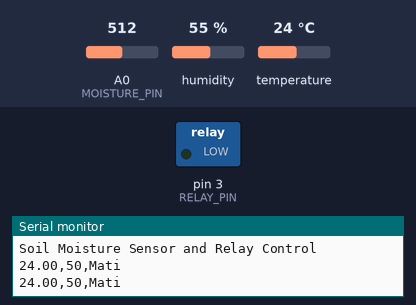
Recording of a sketch running on a simulated Arduino Uno, built with avr-gcc and run on an emulated ATmega328P. Shown: switched loads named in the sketch (green lamp = pin HIGH), the last lines printed to the serial monitor. The inputs (shaded band) are chosen by the test bench; at power-on: A0 (MOISTURE_PIN) = 512, humidity 55 %, temperature 24 °C.

Above: at 2.8 s.
2.9 s: A0 (MOISTURE_PIN) set to 229
5.6 s: A0 (MOISTURE_PIN) set to 203
At 6.8 s:
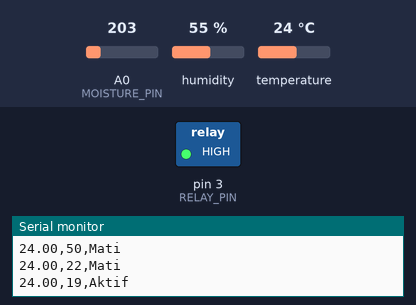
8.3 s: A0 (MOISTURE_PIN) set to 306
At 10.5 s:
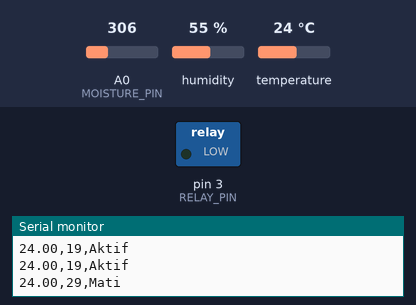
11.6 s: A0 (MOISTURE_PIN) set to 122
At 12.9 s:
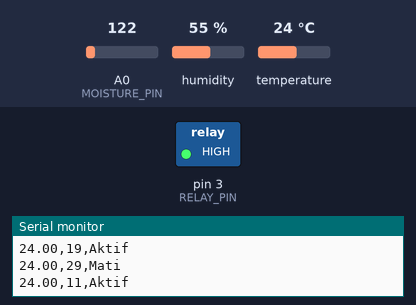
Timing chart, 0 to 14.6 s (numbered marks = the images above; inputs shaded):
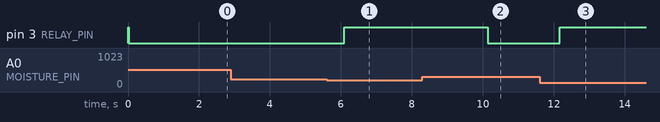

The sketch:

pompaAIR.ino
```cpp
#include <DHT.h>

// Konfigurasi DHT Sensor
#define DHTPIN 2       // Pin digital untuk DHT
#define DHTTYPE DHT11  // Pilihan: DHT11, DHT22, atau DHT21
DHT dht(DHTPIN, DHTTYPE);

// Konfigurasi Soil Moisture Sensor
#define MOISTURE_PIN A0  // Pin analog untuk kelembapan tanah
#define RELAY_PIN 3      // Pin digital untuk relay (diubah ke pin 3)

// Fungsi untuk menentukan status pompa berdasarkan suhu dan kelembapan tanah
void kontrolPompa(float suhu, int kelembapanTanah) {
  if (suhu >= 15 && suhu < 20) {
    if (kelembapanTanah <= 20) { // Kelembapan tanah rendah (lebih kering)
      digitalWrite(RELAY_PIN, HIGH);  // Pompa aktif (tanah kering)
    } else {
      digitalWrite(RELAY_PIN, LOW); // Pompa mati (tanah lembab)
    }
  } else if (suhu >= 20 && suhu < 25) {
    if (kelembapanTanah <= 20) { // Kelembapan tanah rendah (lebih kering)
      digitalWrite(RELAY_PIN, HIGH);  // Pompa aktif (tanah kering)
    } else {
      digitalWrite(RELAY_PIN, LOW); // Pompa mati (tanah lembab)
    }
  } else if (suhu >= 25 && suhu < 30) {
    if (kelembapanTanah <= 20) { // Kelembapan tanah rendah (lebih kering)
      digitalWrite(RELAY_PIN, HIGH);  // Pompa aktif (tanah kering)
    } else {
      digitalWrite(RELAY_PIN, LOW); // Pompa mati (tanah lembab)
    }
  } else if (suhu >= 30 && suhu < 35) {
    if (kelembapanTanah <= 20) { // Kelembapan tanah rendah (lebih kering)
      digitalWrite(RELAY_PIN, HIGH);  // Pompa aktif (tanah kering)
    } else {
      digitalWrite(RELAY_PIN, LOW); // Pompa mati (tanah lembab)
    }
  }
}

void setup() {
  // Inisialisasi Serial Monitor
  Serial.begin(9600);
  Serial.println("Soil Moisture Sensor and Relay Control");

  // Mulai sensor DHT
  dht.begin();

  // Atur pin relay sebagai output
  pinMode(RELAY_PIN, OUTPUT);
  digitalWrite(RELAY_PIN, HIGH); // Matikan relay di awal (relay aktif rendah)
}

void loop() {
  // Membaca suhu udara dari DHT
  float temperature = dht.readTemperature();

  // Membaca nilai kelembapan tanah
  int soilValue = analogRead(MOISTURE_PIN);
  int soilMoisturePercent = map(soilValue, 0, 1023, 0, 100);

  // Menyiapkan format data untuk backend
  if (!isnan(temperature)) {
    // Kirimkan suhu, kelembapan tanah, dan status pompa
    Serial.print(temperature);  // Suhu dalam format float
    Serial.print(",");
  } else {
    Serial.print("Error,");
  }

  // Tampilkan data kelembapan tanah
  Serial.print(soilMoisturePercent);  // Kelembapan tanah
  Serial.print(",");

  // Tentukan status pompa dan kirimkan status pompa
  if (soilMoisturePercent <= 20) {
    Serial.println("Aktif");  // Status pompa aktif
  } else {
    Serial.println("Mati");  // Status pompa mati
  }

  // Kontrol pompa berdasarkan suhu dan kelembapan tanah
  kontrolPompa(temperature, soilMoisturePercent);

  // Tunggu 2 detik sebelum pembacaan berikutnya
  delay(2000);
}
```

Measured:
- the behaviour switches between 215 and 214 on A0 (MOISTURE_PIN) (found by bisection; images 0 and 1)
- after the input at 5.6 s, pin 3 (RELAY_PIN): LOW → HIGH after 0.50 s
- after the input at 8.3 s, pin 3 (RELAY_PIN): HIGH → LOW after 1.8 s
- after the input at 11.6 s, pin 3 (RELAY_PIN): LOW → HIGH after 0.57 s
